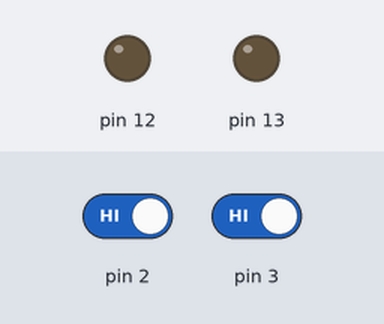
Recording of a sketch running on a simulated Arduino Uno, built with avr-gcc and run on an emulated ATmega328P. On the bench: output pins drawn as LEDs (lit = HIGH). The test bench sets the inputs (shaded band); at power-on: pin 2 HIGH, pin 3 HIGH.

Above: at 1.2 s.
1.3 s: pin 2 driven LOW
At 2.1 s:
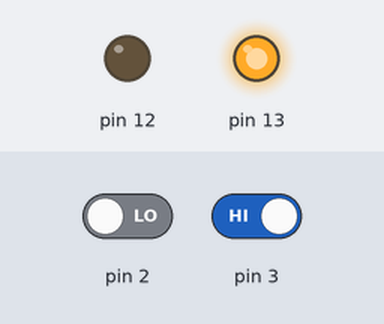
2.8 s: pin 3 driven LOW
At 3.3 s:
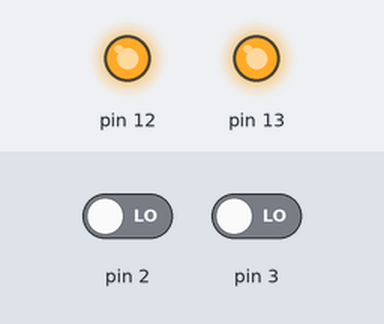
4.3 s: pin 2 driven HIGH
At 5.5 s:
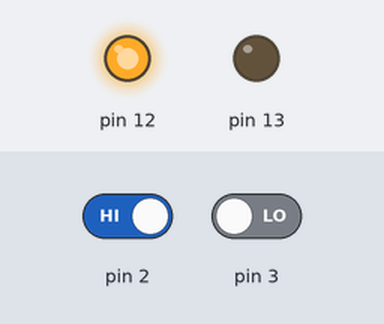
5.8 s: pin 3 driven HIGH
At 6.7 s:
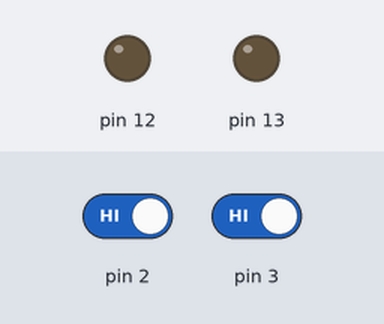
Timing chart, 0 to 8.3 s (numbered marks = the images above; inputs shaded):
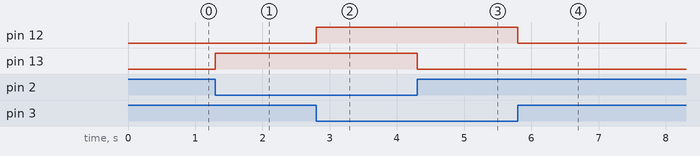

Measured:
- after the input at 1.3 s, pin 13: LOW → HIGH at once
- after the input at 2.8 s, pin 12: LOW → HIGH at once
- after the input at 4.3 s, pin 13: HIGH → LOW at once
- after the input at 5.8 s, pin 12: HIGH → LOW at once

The sketch:

Digital_Input_03.ino
```cpp
void setup() {
  pinMode(2, INPUT);  // 2번 핀을 입력 모드로 설정
  pinMode(13, OUTPUT);
  pinMode(3, INPUT);  // 2번 핀을 입력 모드로 설정
  pinMode(12, OUTPUT);
}

void loop() {
  int buttonState2 = digitalRead(2);  // 2번 핀의 값을 읽음
  if (buttonState2 == LOW) {
    digitalWrite(13, HIGH);  // 버튼이 눌리면 LED 켜기
  } else {
    digitalWrite(13, LOW);  // 버튼이 눌리지 않으면 LED 끄기
  }
  int buttonState3 = digitalRead(3);  // 2번 핀의 값을 읽음
  if (buttonState3 == LOW) {
    digitalWrite(12, HIGH);  // 버튼이 눌리면 LED 켜기
  } else {
    digitalWrite(12, LOW);  // 버튼이 눌리지 않으면 LED 끄기
  }
}
```
